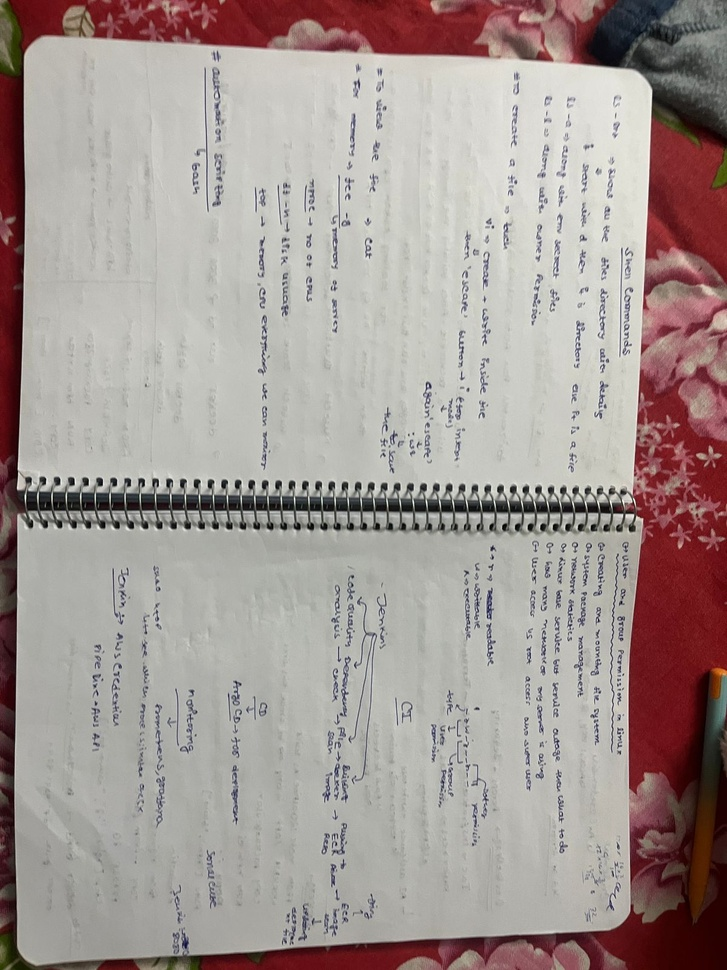
#> input picture testingimages/WhatsApp Image 2026-01-20 at 02.53.59.jpeg, 727 x 970 px, shrunk from 1200 x 1600 before the run
$ python -i pipeline.py   (imports and definitions only)
#> lines starting #> are read from the running program, lines starting #| are printed output that depends on the picture; after the words box and inside, x2 and y2 are one past the last pixel; in counts of white or black regions, pixels touching at a corner belong together
#> further down, picture is the input picture: shape (970, 727, 3); mean B, G, R 148.2, 151.8, 163.7
from app.services.cv.transform import four_point_transform
import cv2
import numpy  as np
import io
JPEG_PARAMS = [int(cv2.IMWRITE_JPEG_QUALITY), 95]


def preprocess_image(image):
    gray = cv2.cvtColor(image, cv2.COLOR_BGR2GRAY)
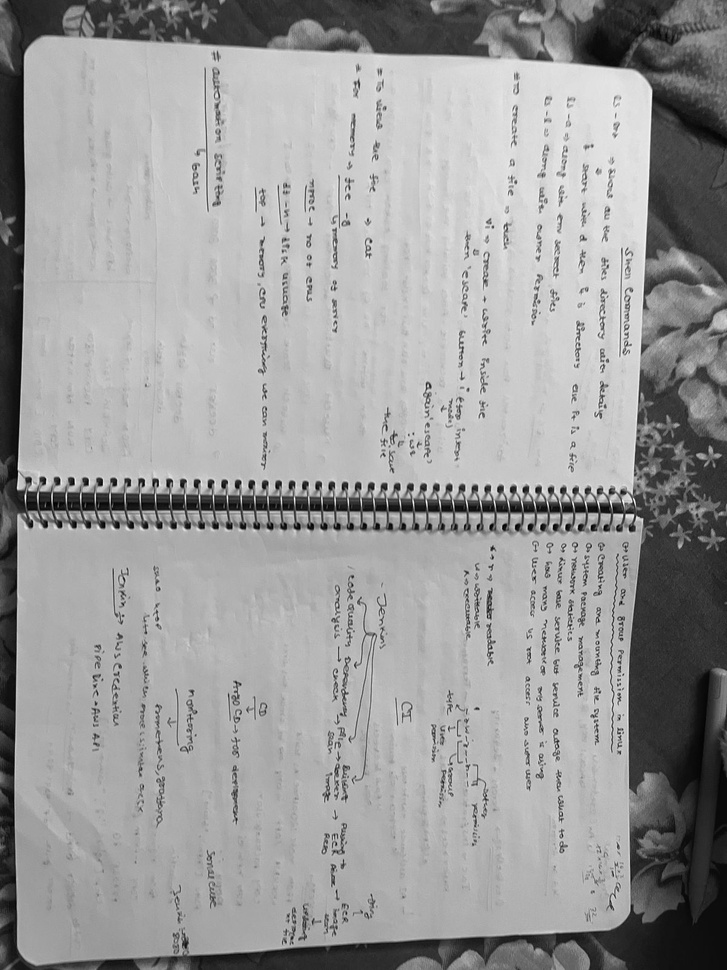
#> gray: shape (970, 727); min 0, max 254, mean 155

    # Better for notebook paper + shadows
    thresh = cv2.adaptiveThreshold(
        gray, 255,
        cv2.ADAPTIVE_THRESH_GAUSSIAN_C,
        cv2.THRESH_BINARY,
        11, 2
    )
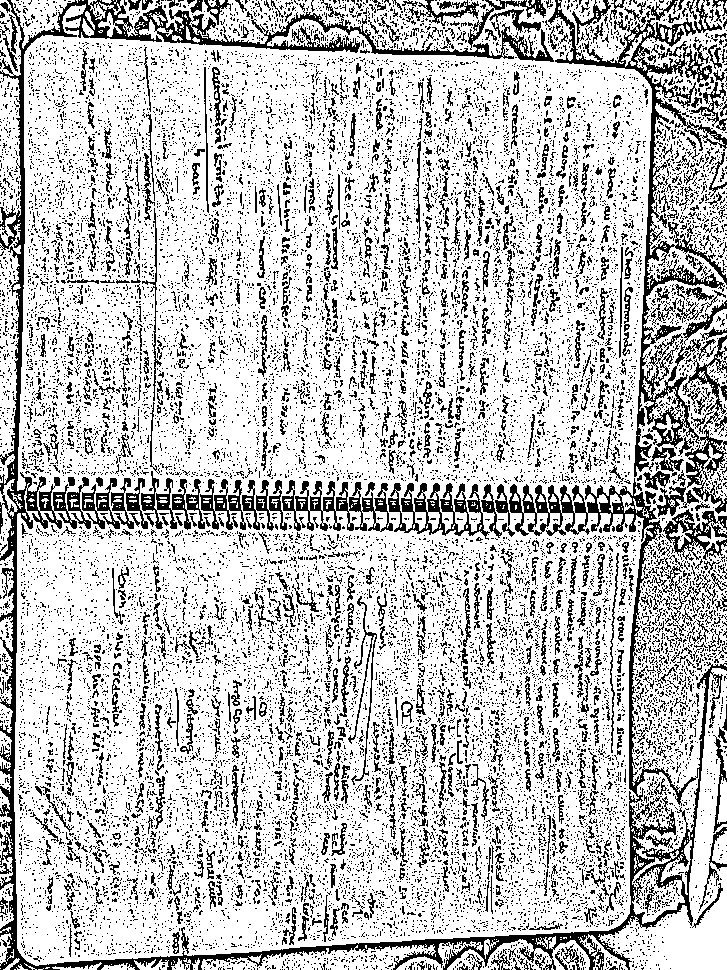
#> thresh: shape (970, 727); 76.3% white; black in thin lines or dots

    blur = cv2.GaussianBlur(thresh, (5, 5), 0)
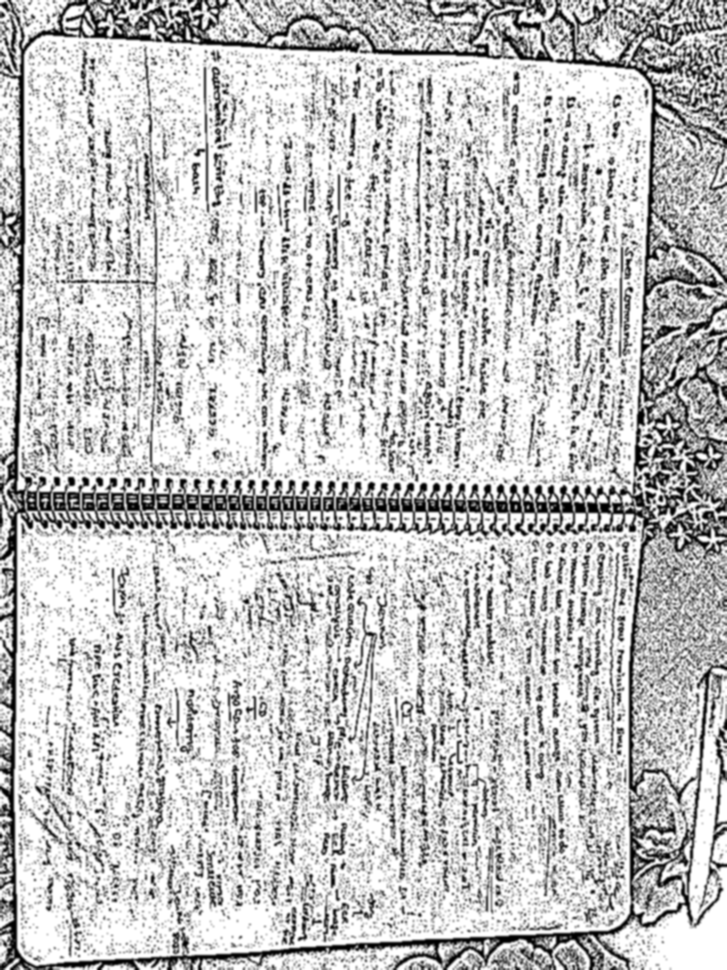
#> blur: shape (970, 727); min 0, max 255, mean 194.5
    edges = cv2.Canny(blur, 50, 150)
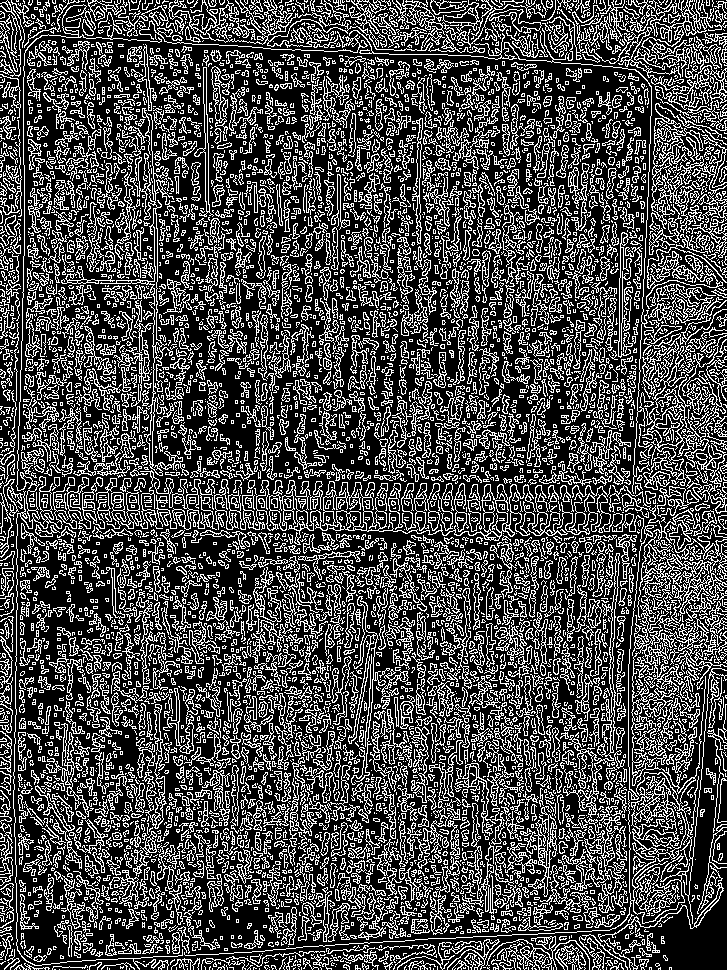
#> edges: shape (970, 727); 29.2% white in thin lines or dots

    # 🔥 CONNECT BROKEN EDGES
    kernel = cv2.getStructuringElement(cv2.MORPH_RECT, (5, 5))
    edges = cv2.dilate(edges, kernel, iterations=2)
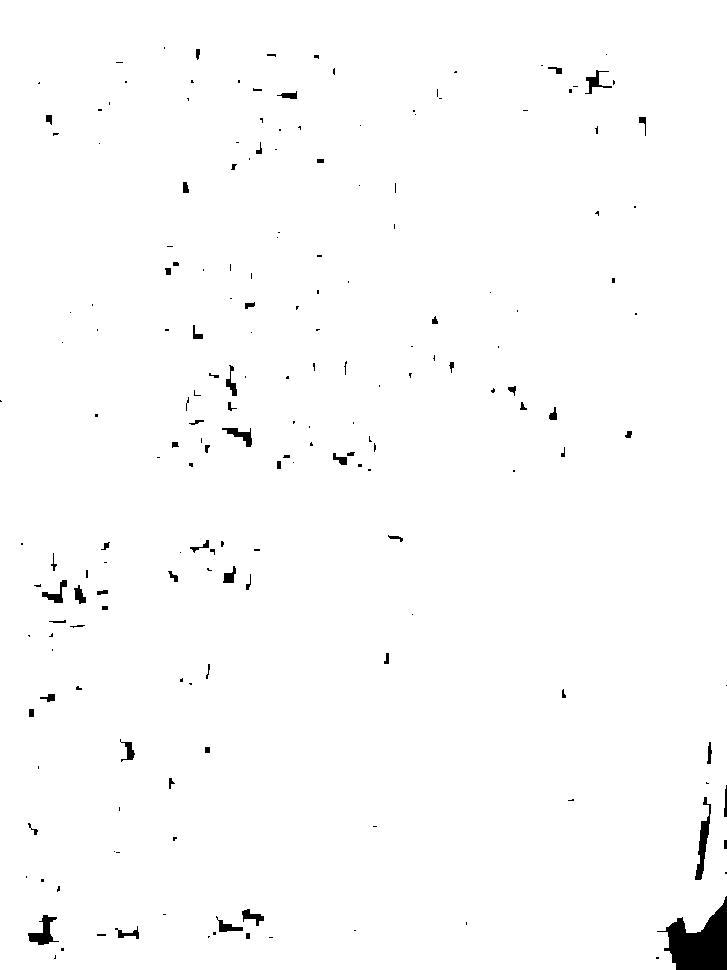
#> edges: shape (970, 727); 98.8% white; 191 black regions (128 under 20 px), largest, box (x1, y1, x2, y2) and area: (657, 896, 727, 970) 2801, (695, 797, 711, 880) 482, (28, 915, 59, 945) 399
    edges = cv2.erode(edges, kernel, iterations=1)
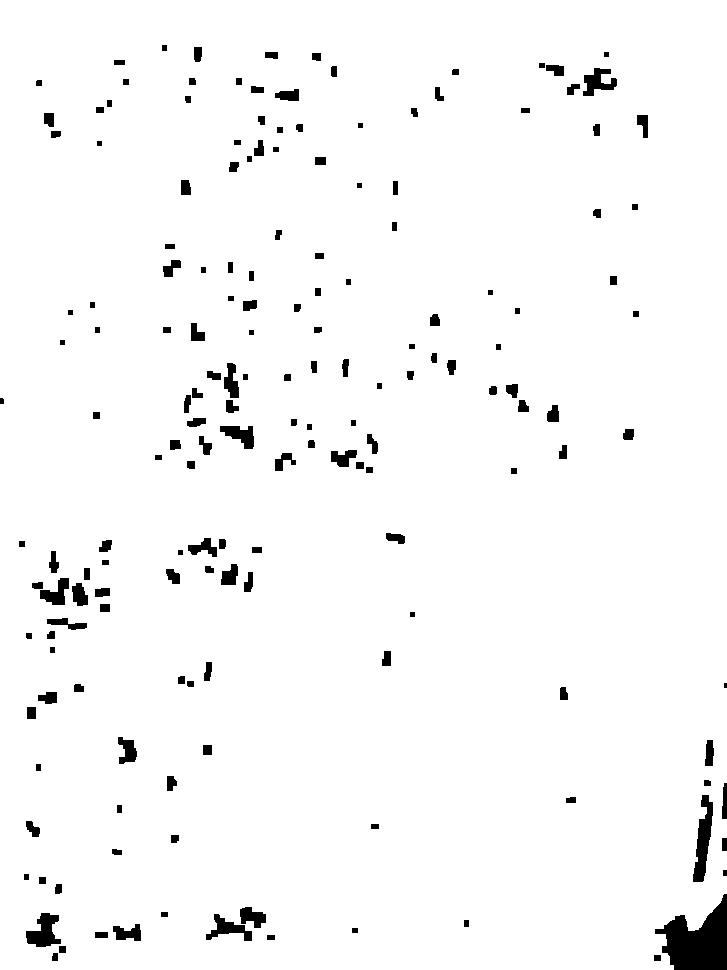
#> edges: shape (970, 727); 97.1% white; 174 black regions (1 under 20 px), largest, box (x1, y1, x2, y2) and area: (655, 894, 727, 970) 3215, (693, 795, 713, 882) 926, (26, 913, 61, 947) 703

    return edges


# [64 lines left out: function process_image_bytes, not called in this run]

>>> import cv2
>>> picture = cv2.imread('../../../testingimages/WhatsApp Image 2026-01-20 at 02.53.59.jpeg')
>>> result = preprocess_image(picture)

$ run again, on testingimages/WhatsApp Image 2026-01-21 at 00.18.11.jpeg
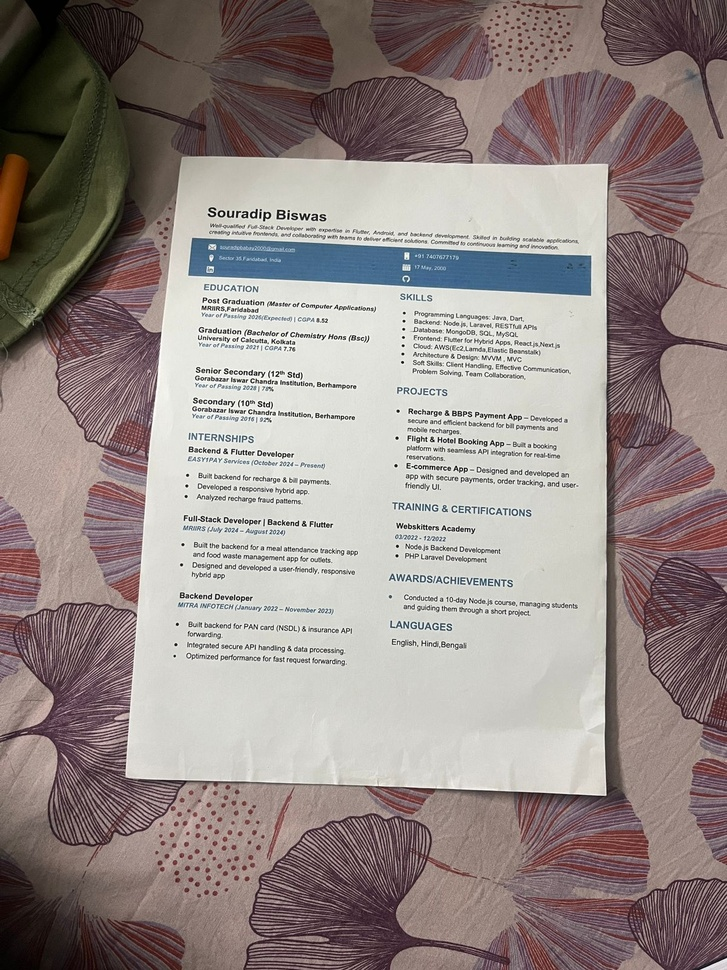
#> input picture testingimages/WhatsApp Image 2026-01-21 at 00.18.11.jpeg, 727 x 970 px, shrunk from 1200 x 1600 before the run
#> picture is the input picture: shape (970, 727, 3); mean B, G, R 134.1, 137, 148.1
#> in preprocess_image, `thresh = cv2.adaptiveThreshold( gray, 255, cv2.ADAPTIVE_THRESH_GAUSSIA..`:
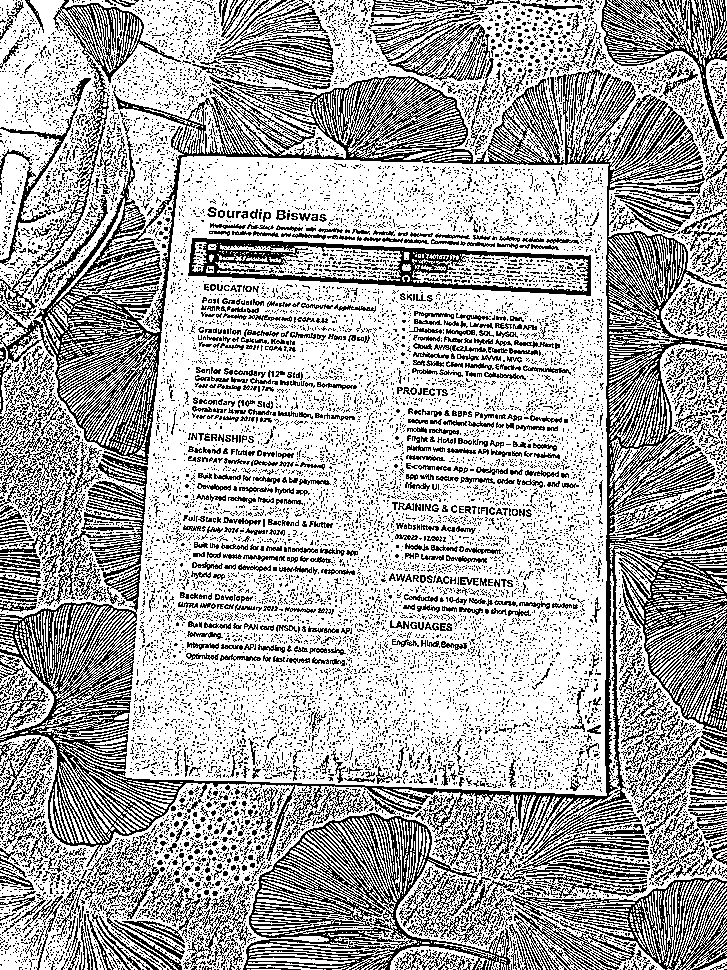
#> thresh: shape (970, 727); 66.8% white; black in thin lines or dots
#> in preprocess_image, `edges = cv2.erode(edges, kernel, iterations=1)`:
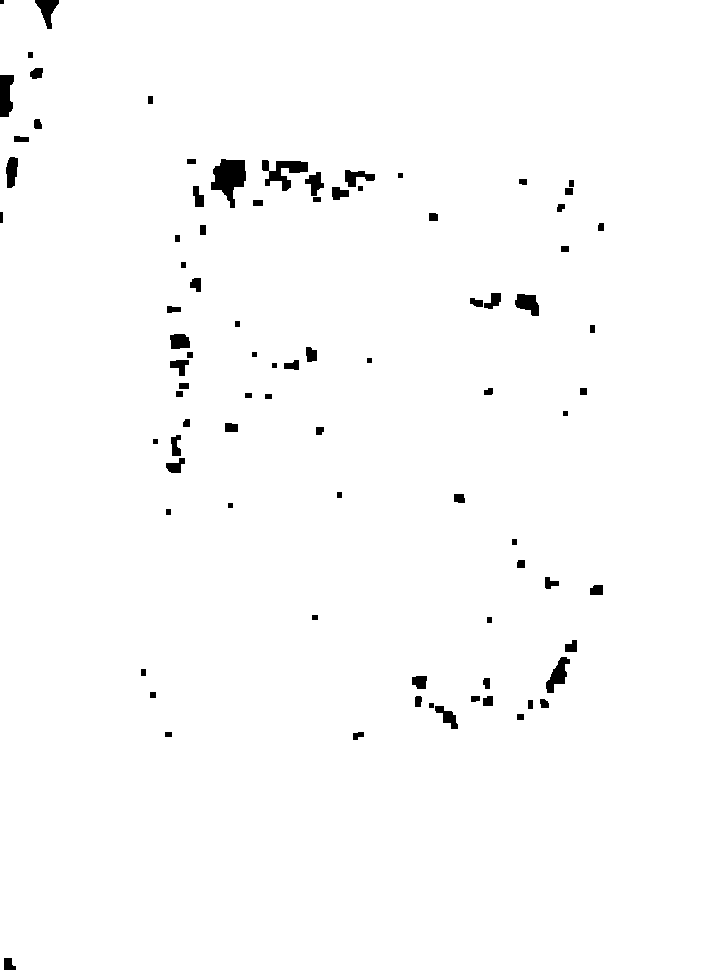
#> edges: shape (970, 727); 98.7% white; 86 black regions (1 under 20 px), largest, box (x1, y1, x2, y2) and area: (211, 159, 246, 208) 1012, (262, 160, 308, 191) 662, (0, 75, 14, 117) 478
